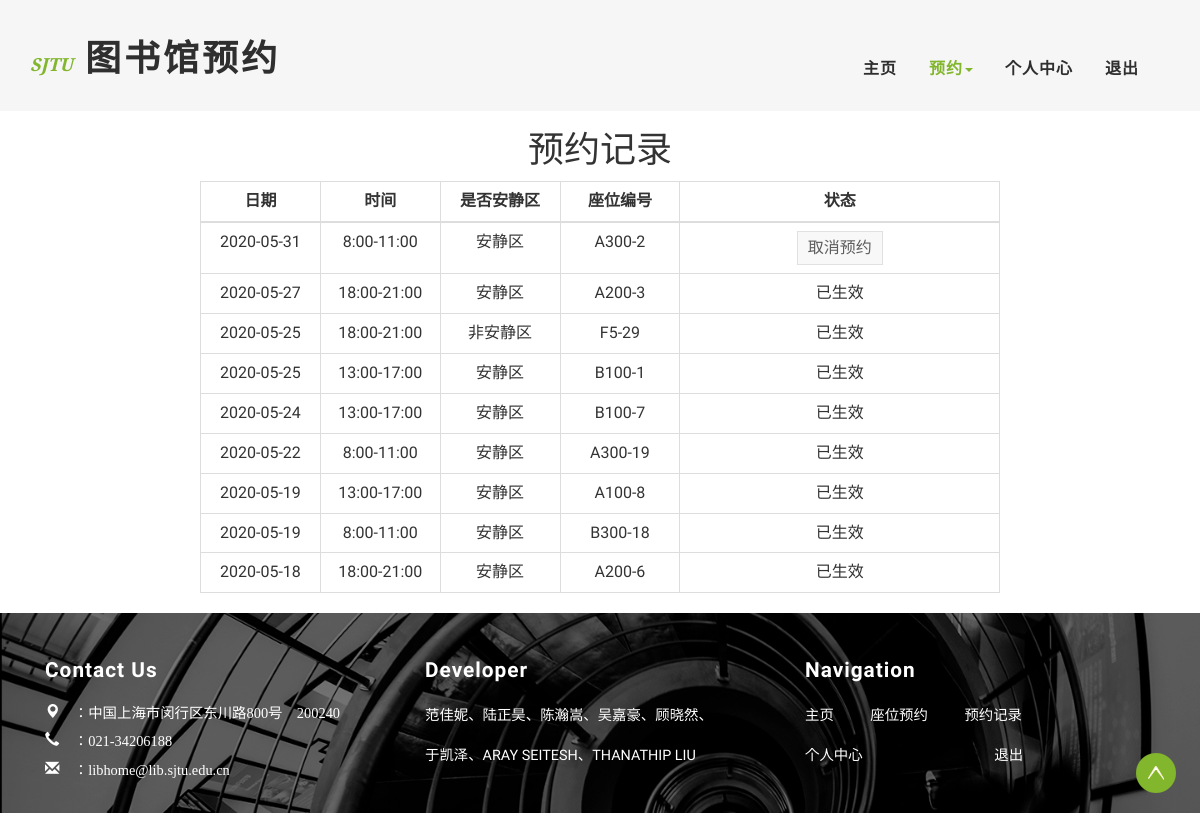
The app's page /book/book_record/ (signed in), older data.
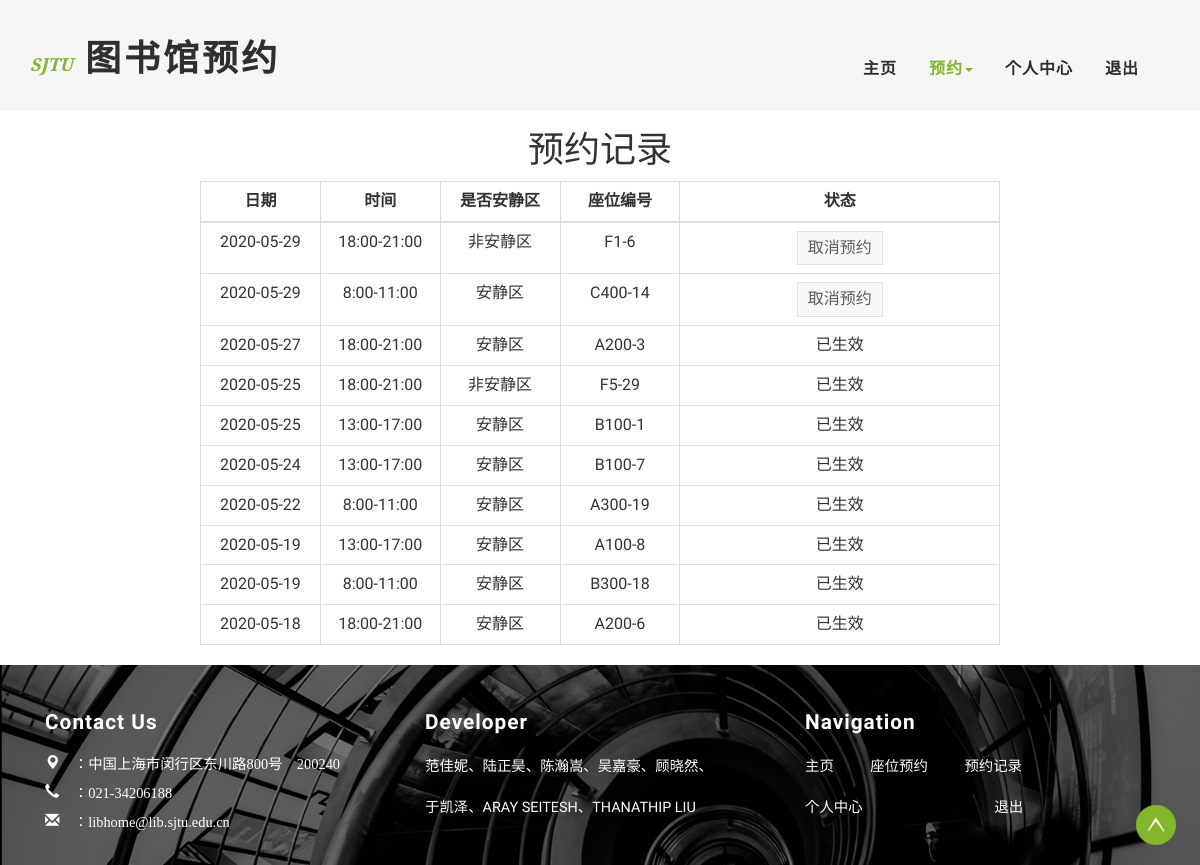
The same page, newer data.
### Book_App/models.py (models this page shows)
class Reservation(models.Model):
    account = models.ForeignKey(UserProf, on_delete=models.CASCADE)  # 与用户关联
    seat = models.ForeignKey(Seat, on_delete=models.CASCADE)  # 与座位关联
    is_delete = models.BooleanField(default=True)  # 当前预约/预约记录
    date = models.CharField(max_length=20)  # 预约时间点(年-月-日）
    time_choice = (  # 可选择时间点
        (1, "8:00-11:00"),
        (2, "13:00-17:00"),
        (3, "18:00-21:00"),
    )
    time_id = models.IntegerField(choices=time_choice)  # 1、2、3
    class Meta:
        db_table = 'reservation'
        unique_together = (
            ("account", "seat", "time_id", "date"),  # 这三个字段联合唯一，防止重复预订
        )

class Seat(models.Model):
    is_quiet_area = models.BooleanField(default=True)  # 安静区/非安静区
    floor = models.IntegerField(default=1)  # 楼层，5层
    area = models.CharField(max_length=1, null=True)  # 阅览区，A区、B区、C区
    table_type = models.IntegerField(default=4)  # 桌子类型，1人桌、2人桌、4人桌
    has_power = models.BooleanField(default=False)  # 默认无电源插座
    table_position_noisy = models.CharField(max_length=20, null=True)  # 桌子位置 格式：floor-桌号
    table_position_quiet = models.CharField(max_length=20, null=True)  # 桌子位置 格式：A100-桌号
    class Meta:
        db_table = 'seat'

### Book_App/views.py (the view)
# urls.py: path('book_record/', views.book_record, name='book_record'),
def book_record(request):
    try:
        user_id = request.session.get('user_id') * 1
    except Exception:
        return redirect(reverse('account:user_login'))
    user_id = request.session.get('user_id')
    userprof = UserProf.objects.get(user_id=user_id)
    judge_is_delete(userprof)
    reservation_records = Reservation.objects.filter(account=userprof)
    reservation_records = reservation_records.order_by('-date', '-time_id')
    records_not_delete = []
    records_is_delete = []
    for reservation_record in reservation_records:
        re_record = Re_Record()
        re_record.day = reservation_record.date
        re_record.id = reservation_record.id
        if reservation_record.time_id == 1:
            re_record.time_choice = '8:00-11:00'
        if reservation_record.time_id == 2:
            re_record.time_choice = '13:00-17:00'
        if reservation_record.time_id == 3:
            re_record.time_choice = '18:00-21:00'
        seat = reservation_record.seat
        if seat.is_quiet_area:
            re_record.is_quiet = '安静区'
            re_record.seat_id = seat.table_position_quiet
        else:
            re_record.is_quiet = '非安静区'
            re_record.seat_id = seat.table_position_noisy
        if not reservation_record.is_delete:
            records_not_delete.append(re_record)
        else:
            records_is_delete.append(re_record)
    data = {
        'records_not_delete': records_not_delete,
        'records_is_delete': records_is_delete,
    }
    return render(request, 'main/book_record.html', context=data)

### templates/main/book_record.html (shortened to what this page needs)
{% extends 'base_main.html' %}
{% load static %}
{% block ext_css %}
    <link rel="stylesheet" href="../../static/main/css/book_record.css">
{% endblock %}
{% block header %}
    <div class="banner">
        <div class="header">
            <div class="container">
                <div class="header-left">
                    <div class="w3layouts-logo">
                        <h1>
                            <a href="{% url 'center:homepage' %}"><span>SJTU</span> 图书馆预约 </a>
                        </h1>
                    </div>
                </div>
                <div class="header-right">
                    <div class="w3-header-bottom">
                        <div class="top-nav">
                            <nav class="navbar navbar-default">
                                <div class="collapse navbar-collapse" id="bs-example-navbar-collapse-1">
                                    <ul class="nav navbar-nav">
                                        <li><a href="{% url 'center:homepage' %}">主页</a></li>
                                        <li class=""><a class="active" href="#"
                                                        class="dropdown-toggle hvr-bounce-to-bottom"
                                                        data-toggle="dropdown" role="button" aria-haspopup="true"
                                                        aria-expanded="false">预约<span class="caret"></span></a>
                                        </li>
                                        <li><a href={% url 'center:personal_center' %}>个人中心</a></li>
                                        <li><a href={% url 'account:logout' %}>退出</a></li>
                                    </ul>
                                    <div class="clearfix"></div>
                                </div>
                            </nav>
                        </div>
                        <div class="clearfix"></div>
                    </div>
                </div>
                <div class="clearfix"></div>
            </div>
        </div>
    </div>
{% endblock %}
{% block content %}
    <div class="text-center"><h1>预约记录</h1></div>
    <div class="text-center">
        <table class="table table-bordered" align="center" style="max-width: 800px;">
            <thead>
            <th width="15%" style="text-align:center">日期</th>
            <th width="15%" style="text-align:center">时间</th>
            <th width="15%" style="text-align:center">是否安静区</th>
            <th width="15%" style="text-align:center">座位编号</th>
            <th wdith="15%" style="text-align:center">状态</th>
            </thead>
            <tbody>
            {% for record in records_not_delete %}
                <tr>
                    <td><span>{{ record.day }}</span></td>
                    <td><span>{{ record.time_choice }}</span></td>
                    <td><span>{{ record.is_quiet }}</span></td>
                    <td><span>{{ record.seat_id }}</span></td>
                    <td>
                        <a class="CancelBooking" data-url="{% url 'book:book_cancel' reservation_id=record.id %}"><button class="button-default link">取消预约</button></a>
                    </td>
                </tr>
            {% endfor %}
            {% for record in records_is_delete %}
                <tr>
                    <td><span>{{ record.day }}</span></td>
                    <td><span>{{ record.time_choice }}</span></td>
                    <td><span>{{ record.is_quiet }}</span></td>
                    <td><span>{{ record.seat_id }}</span></td>
                    <td>已生效</td>
                </tr>
            {% endfor %}
            </tbody>
        </table>
    </div>
{% endblock %}

### templates/base_main.html (shortened to what this page needs)
{% extends 'base.html' %}
{% load static %}
{% block footer %}
    <div class="footer">
        <div class="container">
            <div class="agile-footer-grids">
                <br>
                <br>
                <div class="col-md-4 agile-footer-grid">
                    <h4 class="text-left" style="color:white">Contact Us</h4>
                    <p class="text-left" style="color:white">
                        <span class="glyphicon glyphicon-map-marker" aria-hidden="true">
                            ：中国上海市闵行区东川路800号 200240
                        </span>
                        <span class="glyphicon glyphicon-earphone" aria-hidden="true">
                            ：021-34206188
                        </span>
                        <span class="glyphicon glyphicon-envelope" aria-hidden="true">
                            ：libhome@lib.sjtu.edu.cn
                        </span>
                    </p>
                </div>
                <div class="col-md-4 agile-footer-grid">
                    <h4 class="text-left" style="color:white">Developer</h4>
                    <p class="text-left">
                        <p style="color:white">
                        范佳妮、陆正昊、陈瀚嵩、吴嘉豪、顾晓然、
                        <span>
                            于凯泽、ARAY SEITESH、THANATHIP LIU
                        </span>
                        </p>
                    </p>
                </div>
                <div class="col-md-4 agile-footer-grid">
                    <h4 class="text-left" style="color:white"> Navigation</h4>
                    <ul>
                        <p class="text-justify">
                        <a href="{% url 'center:homepage' %}" style="color:white">主页</a>
                        <nobr>&emsp;&emsp;</nobr>
                        <a href="{% url 'book:book_seat' %}" style="color:white">座位预约</a>
                        <nobr>&emsp;&emsp;</nobr>
                        <a href="{% url 'book:book_record' %}" style="color:white">预约记录</a>
                        <nobr>&emsp;&emsp;</nobr>
                        <span>
                        <a href="{% url 'center:personal_center' %}" style="color:white">个人中心</a>
                        <nobr>&emsp;&emsp;&emsp;&emsp;&emsp;&emsp;&emsp;&emsp;&nbsp;&nbsp;</nobr>
                        <a href="{% url 'account:logout' %}" style="color:white">退出</a>
                        </span>
                        </p>
                    </ul>
                </div>
                <br>
                <br>
                <br>
                <div class="clearfix"></div>
            </div>
        </div>
    </div>
    <a href="#" id="toTop" style="display: inline;">To Top</a>
{% endblock %}

### templates/base.html (shortened to what this page needs)
{% load static %}
<!DOCTYPE html>
<html lang="en">
<head>
    <link href="/static/css/bootstrap.css" rel="stylesheet" type="text/css" media="all"/>
    <link rel="stylesheet" href="/static/css/style.css" type="text/css" media="all">
    {% block ext_css %}
    {% endblock %}
</head>
<body>
{% block header %}
{% endblock %}
{% block content %}
{% endblock %}
{% block footer %}
{% endblock %}
</body>
</html>

### static/css/style.css (style rules this page uses)
body a { transition: 0.5s all; -webkit-transition: 0.5s all; -o-transition: 0.5s all; -moz-transition: 0.5s all; -ms-transition: 0.5s all; }
html, body { font-size: 100%; font-family: 'Roboto Condensed', sans-serif; }
body { background: #FFFFFF; }
.header { background: rgba(212, 212, 212, 0.21); padding: 1em 0; }
.header-left { float: left; }
.w3layouts-logo { margin: 1.5em 0 0 0; }
.w3layouts-logo h1 { margin: 0; }
.w3layouts-logo h1 a { color: #2f2f2f; font-size: 1em; text-decoration: none; font-weight: 900; font-family: 'Raleway', sans-serif; text-transform: uppercase; letter-spacing: 3px; }
.w3layouts-logo h1 a span { color: #82b62d; font-size: .5em; text-decoration: none; font-family: 'Crimson Text', serif; font-style: italic; font-weight: 600; text-transform: uppercase; letter-spacing: 0; }
.header-right { float: right; margin: 1.2em 0 0 0; }
.top-nav { padding: 1em 0; margin: .5em 0 0 0; float: left; }
.top-nav ul { padding: 0; margin: 0; }
.top-nav ul li { display: inline-block; margin: 0 1em; float: left; }
ul.nav.navbar-nav { float: right; }
.navbar-default { background: none; border: none; margin: 0; }
.navbar { min-height: 0; }
.top-nav ul li a { color: #2f2f2f !important; font-size: 1em; margin: 0; text-decoration: none; padding: 0; font-weight: 600; font-family: 'Roboto Condensed', sans-serif; letter-spacing: 1px; }
.top-nav ul li a.active { color: #82b62d !important; }
.footer { background-image: url("../image/footer.png"); background-repeat: no-repeat; background-size: cover; background-position: center; height: 200px; }
.agile-footer-grid h4 { color: #212121; font-size: 1.3em; font-weight: 600; margin: 0 0 1em 0; letter-spacing: 1px; }
.agile-footer-grid p { font-size: .9em; line-height: 1.8em; margin: 0; }
.agile-footer-grid p span { display: block; margin: 1em 0 0 0; }
.agile-footer-grid ul { padding: 0; margin: 0; }
#toTop { display: none; text-decoration: none; position: fixed; bottom: 20px; right: 2%; overflow: hidden; z-index: 999; width: 40px; height: 40px; border: none; text-indent: 100%; background: url(../image/arrow.png) no-repeat 0 0; }

### static/main/css/book_record.css (style rules this page uses)
.button-default { background-color: rgb(248, 248, 248); border: 1px solid rgba(204, 204, 204, 0.5); color: #5D5D5D; }
.link { padding: 5px 10px; cursor: pointer }

Row changes from the older to the newer data that the page shows:
removed Reservation: day "2020-05-31"
no longer on this page (row unchanged): Seat: seat_id "A300-2"
added Reservation: day "2020-05-29"
now on this page (row unchanged): Seat: seat_id "F1-6"
added Reservation: day "2020-05-29"
now on this page (row unchanged): Seat: seat_id "C400-14"
Text that changed along with them:
new list line: "18:00-21:00 非安静区 取消预约"
new list line: "8:00-11:00 安静区 取消预约"
list line gone: "8:00-11:00 安静区 取消预约"
